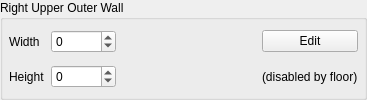
        <widget class="QGroupBox" name="groupBox_8">
         <property name="title">
          <string>Right Upper Outer Wall</string>
         </property>
         <layout class="QGridLayout" name="gridLayout_14">
          <property name="leftMargin">
           <number>6</number>
          </property>
          <property name="topMargin">
           <number>6</number>
          </property>
          <property name="rightMargin">
           <number>6</number>
          </property>
          <property name="bottomMargin">
           <number>6</number>
          </property>
          <property name="spacing">
           <number>6</number>
          </property>
          <item row="0" column="0">
           <widget class="QLabel" name="label_41">
            <property name="text">
             <string>Width</string>
            </property>
           </widget>
          </item>
          <item row="0" column="3" rowspan="2">
           <widget class="QLabel" name="lblRUOWallTex2">
            <property name="sizePolicy">
             <sizepolicy hsizetype="Fixed" vsizetype="Fixed">
              <horstretch>0</horstretch>
              <verstretch>0</verstretch>
             </sizepolicy>
            </property>
            <property name="minimumSize">
             <size>
              <width>64</width>
              <height>64</height>
             </size>
            </property>
            <property name="text">
             <string/>
            </property>
           </widget>
          </item>
          <item row="0" column="2" rowspan="2">
           <widget class="QLabel" name="lblRUOWallTex1">
            <property name="sizePolicy">
             <sizepolicy hsizetype="Fixed" vsizetype="Fixed">
              <horstretch>0</horstretch>
              <verstretch>0</verstretch>
             </sizepolicy>
            </property>
            <property name="minimumSize">
             <size>
              <width>64</width>
              <height>64</height>
             </size>
            </property>
            <property name="text">
             <string/>
            </property>
           </widget>
          </item>
          <item row="1" column="0">
           <widget class="QLabel" name="label_40">
            <property name="text">
             <string>Height</string>
            </property>
           </widget>
          </item>
          <item row="1" column="1">
           <widget class="QSpinBox" name="sbRUOWallHeight">
            <property name="minimum">
             <number>-65535</number>
            </property>
            <property name="maximum">
             <number>65535</number>
            </property>
            <property name="singleStep">
             <number>100</number>
            </property>
           </widget>
          </item>
          <item row="0" column="1">
           <widget class="QSpinBox" name="sbRUOWallHOffset">
            <property name="minimum">
             <number>-65535</number>
            </property>
            <property name="maximum">
             <number>65535</number>
            </property>
            <property name="singleStep">
             <number>100</number>
            </property>
           </widget>
          </item>
          <item row="0" column="4">
           <widget class="QPushButton" name="pbEditRUOWall">
            <property name="text">
             <string>Edit</string>
            </property>
           </widget>
          </item>
          <item row="1" column="4">
           <widget class="QLabel" name="lblRUOWallDisabled">
            <property name="text">
             <string>(disabled by floor)</string>
            </property>
           </widget>
          </item>
         </layout>
        </widget>
